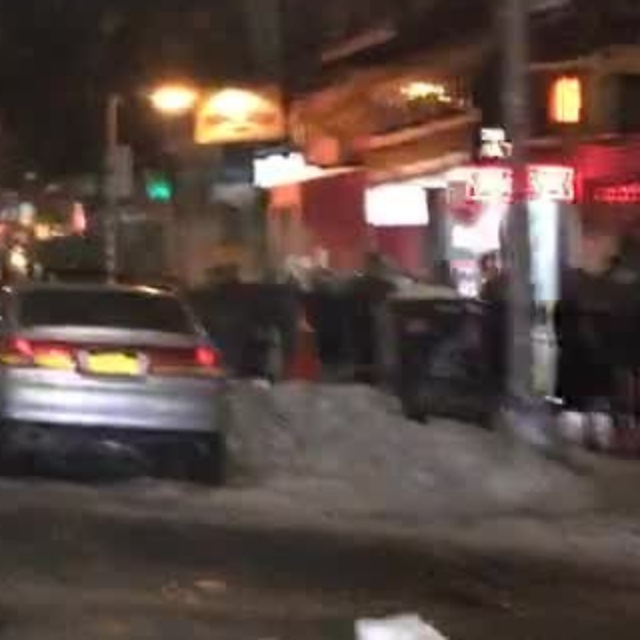
#> input picture artifacts/golden_traces/trace_01_raw_crop.jpg, 640 x 640 px, found by its file name
$ python check_crop_banners.py
#> lines starting #> are read from the running program, lines starting #| are printed output that depends on the picture; long printed decimals are rounded
import cv2
import numpy as np

img = cv2.imread("artifacts/golden_traces/trace_01_raw_crop.jpg")
#> img is the input picture: shape (640, 640, 3); mean B, G, R 65.6, 72, 89.4
print("trace_01_raw_crop.jpg shape:", img.shape)
#| trace_01_raw_crop.jpg shape: (640, 640, 3)
# Inspect top 40 rows
top = img[:40, :]
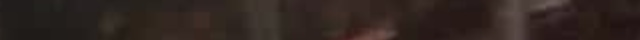
#> top: shape (40, 640, 3); mean B, G, R 33, 37.3, 48.7
print("Top 40 rows min/max/mean:", top.min(), top.max(), top.mean())
#| Top 40 rows min/max/mean: 15 110 39.671

# Check generate_verified_agent_traces.py to see how crops were created
#> (the run stopped early here; a loop or call above may not have finished)

$ run again, with artifacts/golden_traces/trace_02_raw_crop.jpg copied over artifacts/golden_traces/trace_01_raw_crop.jpg
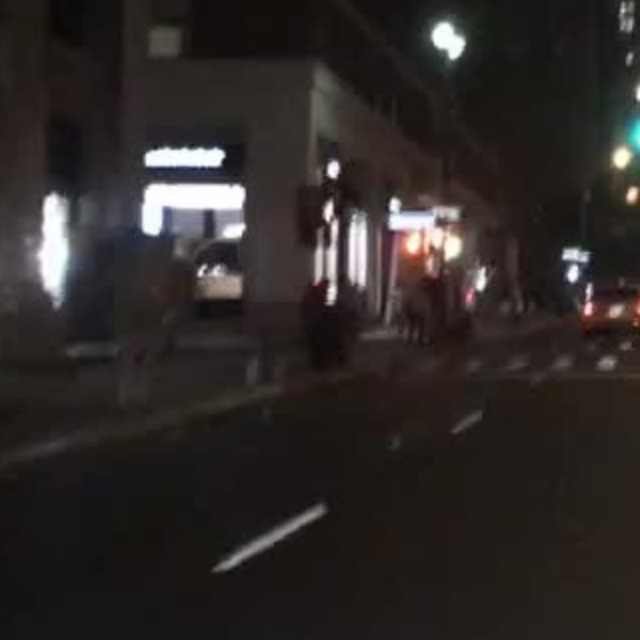
#> input picture artifacts/golden_traces/trace_02_raw_crop.jpg, 640 x 640 px, found by its file name
#> img is the input picture: shape (640, 640, 3); mean B, G, R 39.1, 41, 45.9
#| trace_01_raw_crop.jpg shape: (640, 640, 3)
#> `top = img[:40, :]`:
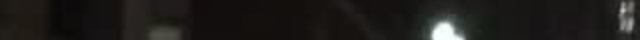
#> top: shape (40, 640, 3); mean B, G, R 26.9, 29.2, 31
#| Top 40 rows min/max/mean: 6 255 29.003

$ run again, with artifacts/golden_traces/trace_03_raw_crop.jpg copied over artifacts/golden_traces/trace_01_raw_crop.jpg
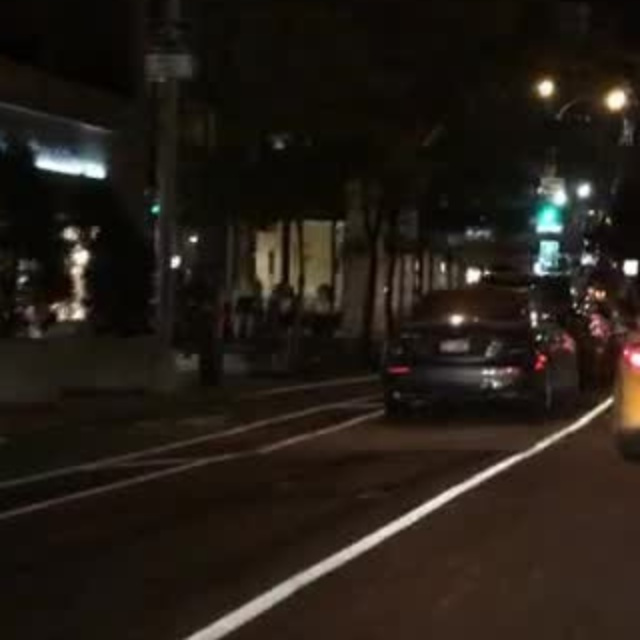
#> input picture artifacts/golden_traces/trace_03_raw_crop.jpg, 640 x 640 px, found by its file name
#> img is the input picture: shape (640, 640, 3); mean B, G, R 22.4, 29.4, 36.4
#| trace_01_raw_crop.jpg shape: (640, 640, 3)
#> `top = img[:40, :]`:
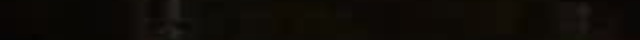
#> top: shape (40, 640, 3); mean B, G, R 6.6, 11.2, 14.3
#| Top 40 rows min/max/mean: 0 40 10.690

$ run again, with artifacts/golden_traces/trace_04_raw_crop.jpg copied over artifacts/golden_traces/trace_01_raw_crop.jpg
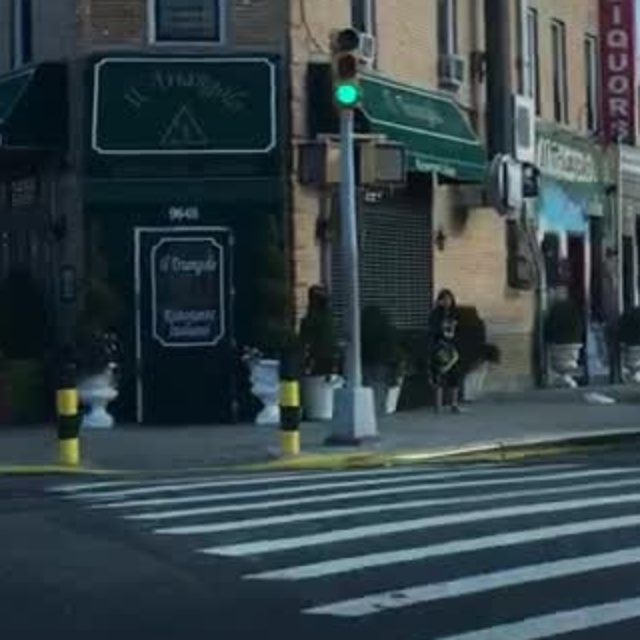
#> input picture artifacts/golden_traces/trace_04_raw_crop.jpg, 640 x 640 px, found by its file name
#> img is the input picture: shape (640, 640, 3); mean B, G, R 71.4, 66.8, 53.1
#| trace_01_raw_crop.jpg shape: (640, 640, 3)
#> `top = img[:40, :]`:
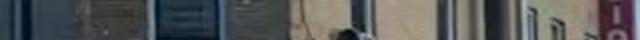
#> top: shape (40, 640, 3); mean B, G, R 87.6, 88.2, 87.1
#| Top 40 rows min/max/mean: 0 215 87.612
